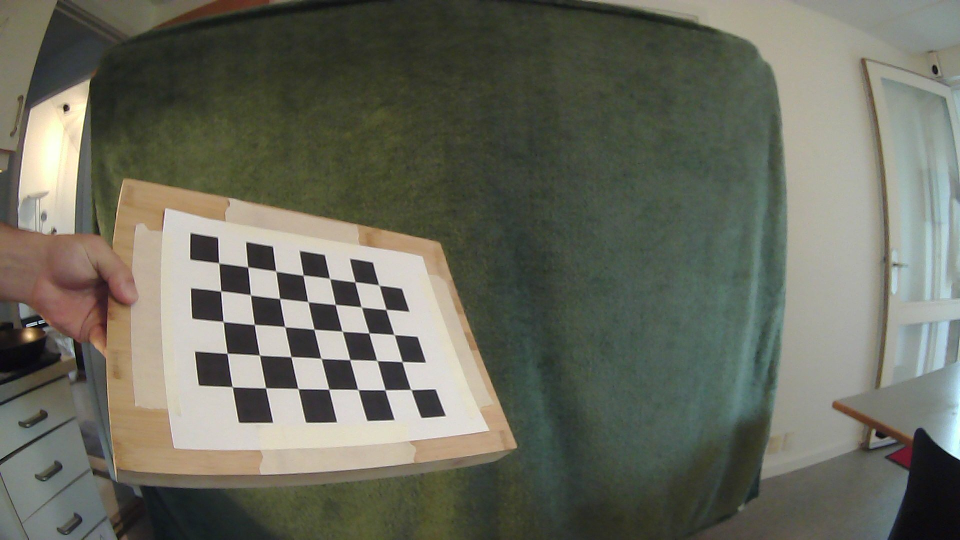
#> input picture Software/vision/calibration_images/Photo from 2024-11-24 13-38-13.364099.jpeg, 1920 x 1080 px, given in place of the camera (shown at 1/2 size)
$ python detection1.py   (older library calls are emulated)
#> lines starting #> are read from the running program, lines starting #| are printed output that depends on the picture; after the words box and inside, x2 and y2 are one past the last pixel; in counts of white or black regions, pixels touching at a corner belong together
#> further down, frame is the input picture: shape (1080, 1920, 3); mean B, G, R 93.7, 106.3, 104.9
import cv2
import numpy as np
from itertools import combinations

# Camera matrix and distortion coefficients (example values for fisheye lens)
# Replace these with the actual calibration data for your camera
camera_matrix = np.array([[1000, 0, 320],
                          [0, 800, 240],
                          [0, 0, 1]], dtype=np.float32)
dist_coeffs = np.array([-0.03, 0.04, 0, 0], dtype=np.float32)  # Replace with your distortion coefficients

def undistort_fisheye_image(img, camera_matrix, dist_coeffs):
    """
    Undistorts a fisheye image given a camera matrix and distortion coefficients.
    """
    h, w = img.shape[:2]
    # Compute undistortion and rectification transformation map
    map1, map2 = cv2.fisheye.initUndistortRectifyMap(
        camera_matrix, dist_coeffs, np.eye(3), camera_matrix, (w, h), cv2.CV_16SC2
    )
    # Apply the map to undistort the image
    undistorted_img = cv2.remap(img, map1, map2, interpolation=cv2.INTER_LINEAR, borderMode=cv2.BORDER_CONSTANT)
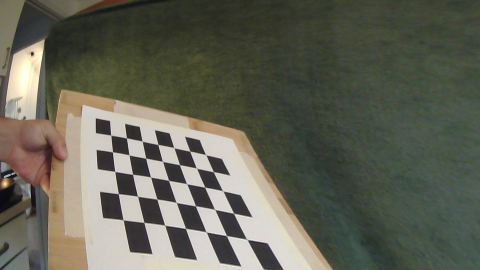
#> undistorted_img: shape (1080, 1920, 3) (shown at 1/4 size); mean B, G, R 85.6, 98.8, 98.2
    return undistorted_img

def detect_lines_and_corners(frame):
    """
    Detect lines using Hough Transform and find corners of the cuboid.
    """
    # Convert to grayscale
    gray = cv2.cvtColor(frame, cv2.COLOR_BGR2GRAY)
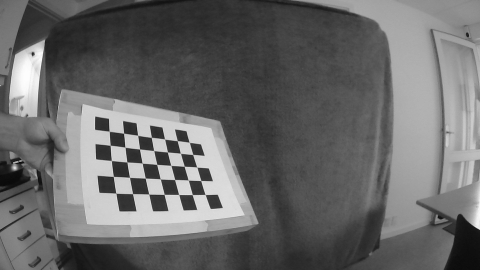
#> gray: shape (1080, 1920) (shown at 1/4 size); min 0, max 255, mean 104.4

    # Apply Gaussian Blur to reduce noise
    blurred = cv2.GaussianBlur(gray, (5, 5), 0)

    # Edge detection using Canny
    edges = cv2.Canny(blurred, 50, 150, apertureSize=3)
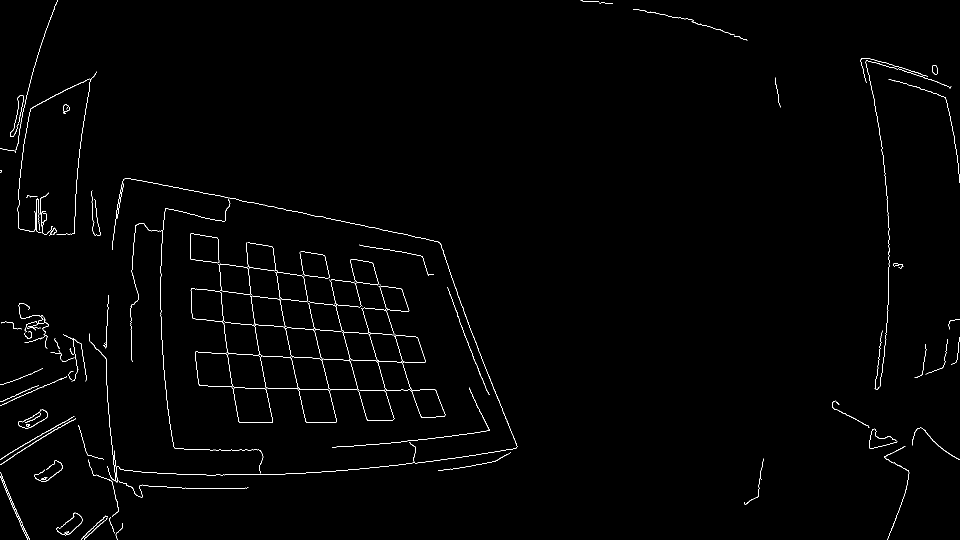
#> edges: shape (1080, 1920) (shown at 1/2 size); 0.92% white in thin lines or dots

    # Detect lines using Hough Transform
    lines = cv2.HoughLines(edges, 1, np.pi / 180, 150)  # Adjust threshold if needed
#> lines = 13 rows, first 8: [290, 1.78], [767, 1.59], [460, 1.71], [-526, 2.86], [682, 1.62], [301, 1.76], [613, 1.64], [601, 1.66]
    if lines is None:
        return frame, []

    # Convert lines from polar to Cartesian coordinates
    cartesian_lines = []
    for rho, theta in lines[:, 0]:
        a, b = np.cos(theta), np.sin(theta)
        x0, y0 = a * rho, b * rho
        x1 = int(x0 + 1000 * (-b))
        y1 = int(y0 + 1000 * a)
        x2 = int(x0 - 1000 * (-b))
        y2 = int(y0 - 1000 * a)
        cartesian_lines.append(((x1, y1), (x2, y2)))
        cv2.line(frame, (x1, y1), (x2, y2), (0, 255, 0), 1)  # Draw lines in green
#> this loop made 13 passes
#> (rho, theta, a, b, x0, y0, x1, y1) on passes 1 to 8: (290, 1.78, -0.208, 0.978, -60.29, 283.7, -1038, 75), (767, 1.59, -0.0175, 1, -13.39, 766.9, -1013, 749), (460, 1.71, -0.139, 0.99, -64.02, 455.5, -1054, 316), (-526, 2.86, -0.961, 0.276, 505.6, -145, 229, -1106), (682, 1.62, -0.0523, 0.999, -35.69, 681.1, -1034, 628), (301, 1.76, -0.191, 0.982, -57.43, 295.5, -1039, 104), (613, 1.64, -0.0698, 0.998, -42.76, 611.5, -1040, 541), (601, 1.66, -0.0872, 0.996, -52.38, 598.7, -1048, 511)
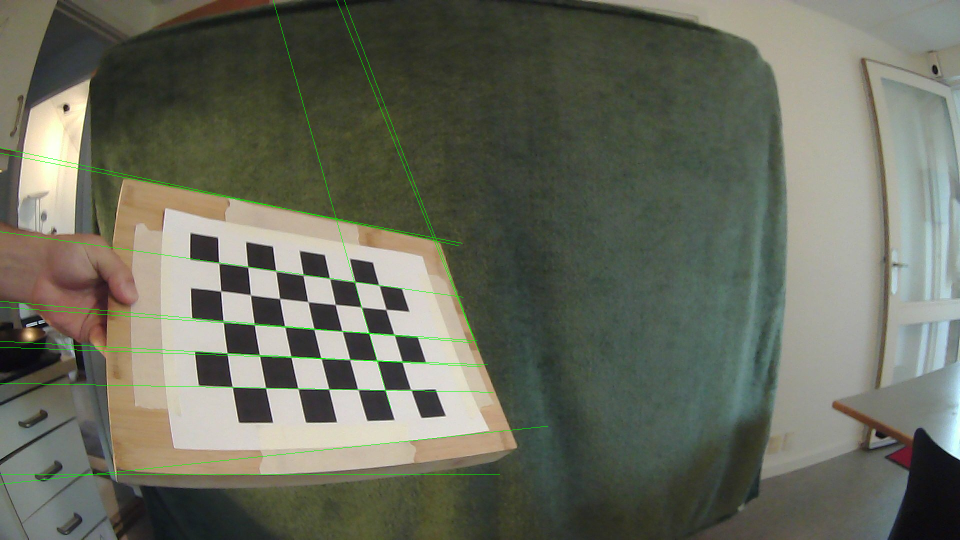
#> frame: shape (1080, 1920, 3) (shown at 1/2 size); 0.56% of pixels changed, all inside (x1, y1, x2, y2) = (0, 0, 1096, 969)
#> after the loop, cartesian_lines = 13 items

    # Find intersections between lines
    def line_intersection(line1, line2):
        """
        Find the intersection point of two lines.
        Each line is represented as ((x1, y1), (x2, y2)).
        """
        x1, y1, x2, y2 = *line1[0], *line1[1]
        x3, y3, x4, y4 = *line2[0], *line2[1]

        denom = (x1 - x2) * (y3 - y4) - (y1 - y2) * (x3 - x4)
        if denom == 0:
            return None  # Parallel lines

        px = ((x1 * y2 - y1 * x2) * (x3 - x4) - (x1 - x2) * (x3 * y4 - y3 * x4)) / denom
        py = ((x1 * y2 - y1 * x2) * (y3 - y4) - (y1 - y2) * (x3 * y4 - y3 * x4)) / denom
        return int(px), int(py)

    intersections = []
    for line1, line2 in combinations(cartesian_lines, 2):
        intersect = line_intersection(line1, line2)
        if intersect and 0 <= intersect[0] < frame.shape[1] and 0 <= intersect[1] < frame.shape[0]:
            intersections.append(intersect)
#> this loop made 78 passes
#> (x1 in line_intersection, y1 in line_intersection, x2 in line_intersection, y2 in line_intersection, x3 in line_intersection, y3 in line_intersection, x4 in line_intersection, y4 in line_intersection) on passes 1 to 8: (-1038, 75, 917, 491, -1013, 749, 986, 784), (-1038, 75, 917, 491, -1054, 316, 926, 594), (-1038, 75, 917, 491, 229, -1106, 781, 816), (-1038, 75, 917, 491, -1034, 628, 962, 733), (-1038, 75, 917, 491, -1039, 104, 924, 486), (-1038, 75, 917, 491, -1040, 541, 954, 681), (-1038, 75, 917, 491, -1048, 511, 943, 685), (-1038, 75, 917, 491, -1023, 659, 975, 729)

    # Draw corners on the frame
    for corner in intersections:
        cv2.circle(frame, corner, 5, (0, 0, 255), -1)  # Draw corners in red
#> this loop made 39 passes
#> corner on passes 1 to 8: (672, 439), (567, 416), (872, 481), (868, 480), (770, 780), (989, 784), (1633, 795), (990, 784)
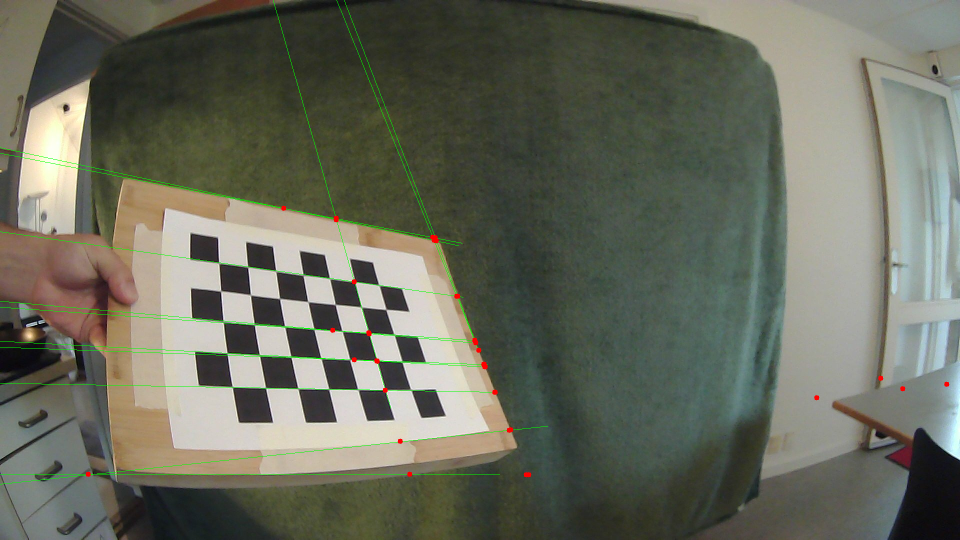
#> frame: shape (1080, 1920, 3) (shown at 1/2 size); 0.11% of pixels changed, all inside (x1, y1, x2, y2) = (171, 411, 1899, 955)

    return frame, intersections

# Open webcam for live video capture
cap = cv2.VideoCapture(4)  # Use the correct camera index

if not cap.isOpened():
    print("Error: Could not open webcam.")
    exit()

while True:
    # Capture frame-by-frame
    ret, frame = cap.read()
    if not ret:
        print("Error: Failed to capture frame.")
        break

    # Undistort the fisheye frame
    undistorted_frame = undistort_fisheye_image(frame, camera_matrix, dist_coeffs)

    # Detect lines and corners
    processed_frame, corners = detect_lines_and_corners(frame)

    # Display the processed frame
    cv2.imshow('Cuboid Detection with Corners', processed_frame)

    # Break the loop if 'q' is pressed
    if cv2.waitKey(1) & 0xFF == ord('q'):
#> (key q is pressed here)
        break

# Release the capture and close windows
cap.release()
cv2.destroyAllWindows()

$ run again, on Software/vision/calibration_images/Photo from 2024-11-24 13-38-18.466915.jpeg
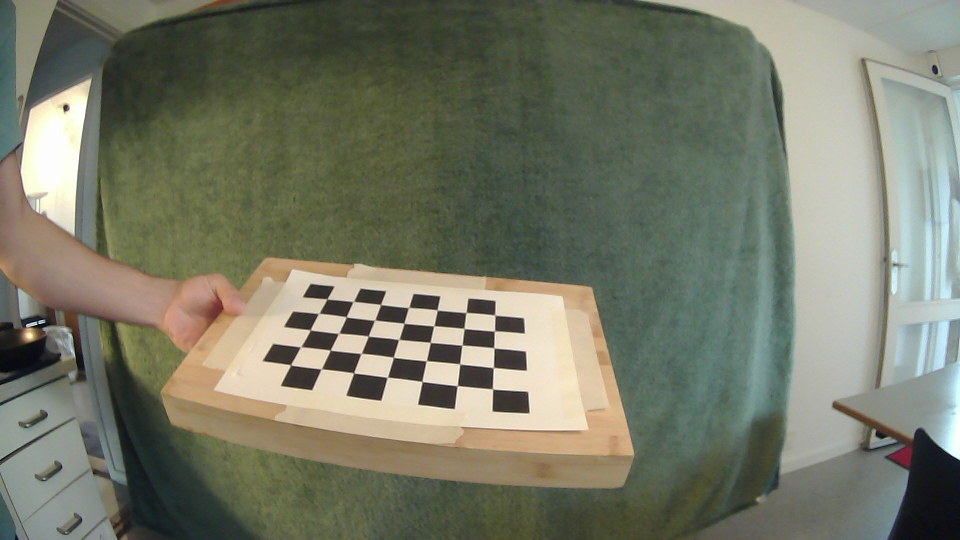
#> input picture Software/vision/calibration_images/Photo from 2024-11-24 13-38-18.466915.jpeg, 1920 x 1080 px, given in place of the camera (shown at 1/2 size)
#> frame is the input picture: shape (1080, 1920, 3); mean B, G, R 103.4, 121.1, 118
#> in detect_lines_and_corners, `edges = cv2.Canny(blurred, 50, 150, apertureSize=3)`:
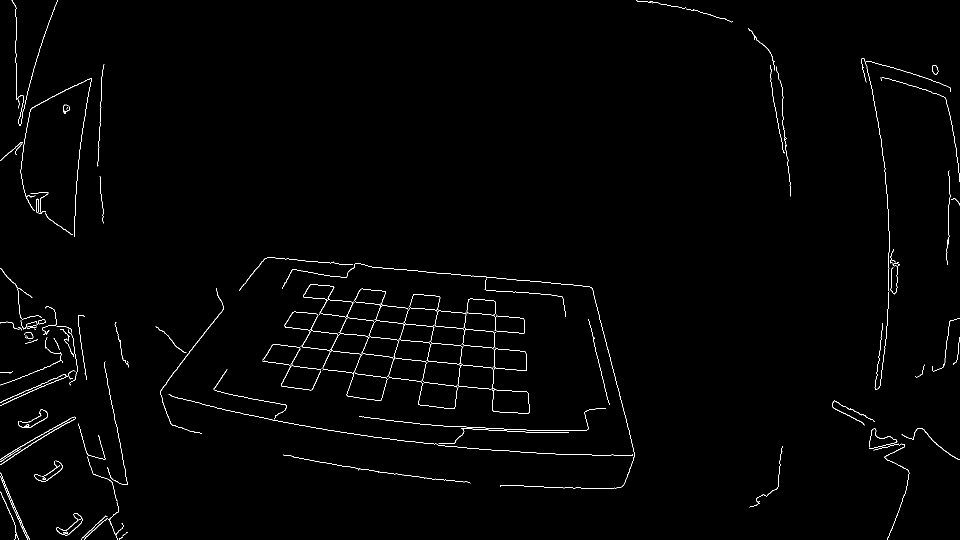
#> edges: shape (1080, 1920) (shown at 1/2 size); 0.98% white in thin lines or dots
#> lines = [[467, 1.66], [628, 1.68], [655, 1.69], [807, 1.62], [803, 1.62], [32, 0], [212, 0.0524], [860, 1.57], [592, 1.68], [732, 0.663], [841, 1.59], [607, 1.66]]
#> the loop in detect_lines_and_corners, `for rho, theta in lines[:, 0]:` made 12 passes
#> (rho, theta, a, b, x0, y0, x1, y1) on passes 1 to 8: (467, 1.66, -0.0872, 0.996, -40.7, 465.2, -1036, 378), (628, 1.68, -0.105, 0.995, -65.64, 624.6, -1060, 520), (655, 1.69, -0.122, 0.993, -79.82, 650.1, -1072, 528), (807, 1.62, -0.0523, 0.999, -42.24, 805.9, -1040, 753), (803, 1.62, -0.0523, 0.999, -42.03, 801.9, -1040, 749), (32, 0, 1, 0, 32, 0, 32, 1000), (212, 0.0524, 0.999, 0.0523, 211.7, 11.1, 159, 1009), (860, 1.57, -4.37e-08, 1, -3.76e-05, 860, -1000, 859)
#> after the loop in detect_lines_and_corners, `for rho, theta in lines[:, 0]:`: cartesian_lines = 12 items
#> the loop in detect_lines_and_corners, `for line1, line2 in combinations(cartesian_lines, 2):` made 66 passes
#> (x1 in line_intersection, y1 in line_intersection, x2 in line_intersection, y2 in line_intersection, x3 in line_intersection, y3 in line_intersection, x4 in line_intersection, y4 in line_intersection) on passes 1 to 8: (-1036, 378, 955, 552, -1060, 520, 928, 729), (-1036, 378, 955, 552, -1072, 528, 912, 771), (-1036, 378, 955, 552, -1040, 753, 956, 858), (-1036, 378, 955, 552, -1040, 749, 956, 854), (-1036, 378, 955, 552, 32, 1000, 32, -1000), (-1036, 378, 955, 552, 159, 1009, 264, -987), (-1036, 378, 955, 552, -1000, 859, 999, 860), (-1036, 378, 955, 552, -1056, 484, 932, 693)
#> the loop in detect_lines_and_corners, `for corner in intersections:` made 36 passes
#> corner on passes 1 to 8: (32, 471), (186, 484), (526, 514), (32, 634), (177, 650), (402, 673), (32, 663), (176, 680)
#> after the loop in detect_lines_and_corners, `for corner in intersections:`:
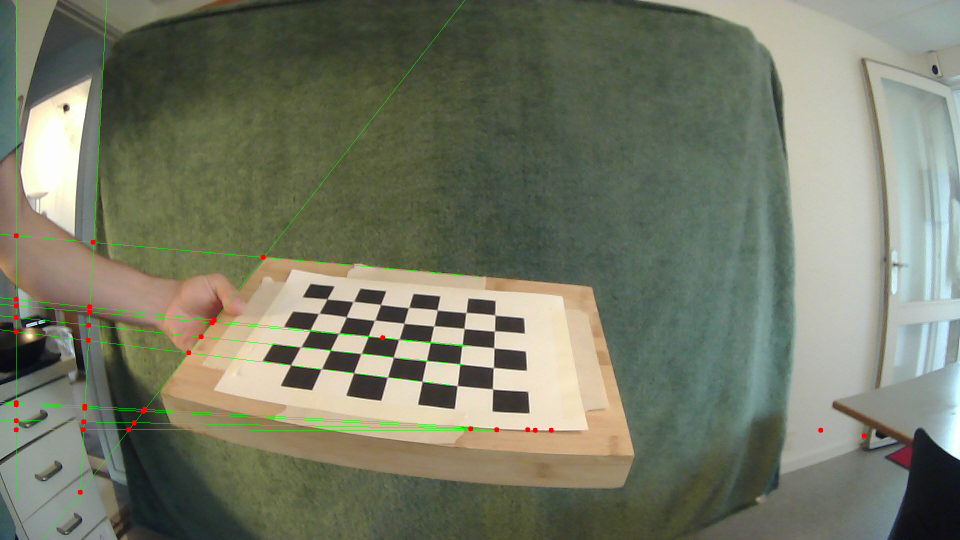
#> frame: shape (1080, 1920, 3) (shown at 1/2 size); mean B, G, R 102.7, 121.6, 117.4

$ run again, on Software/vision/calibration_images/Photo from 2024-11-24 13-38-23.587754.jpeg
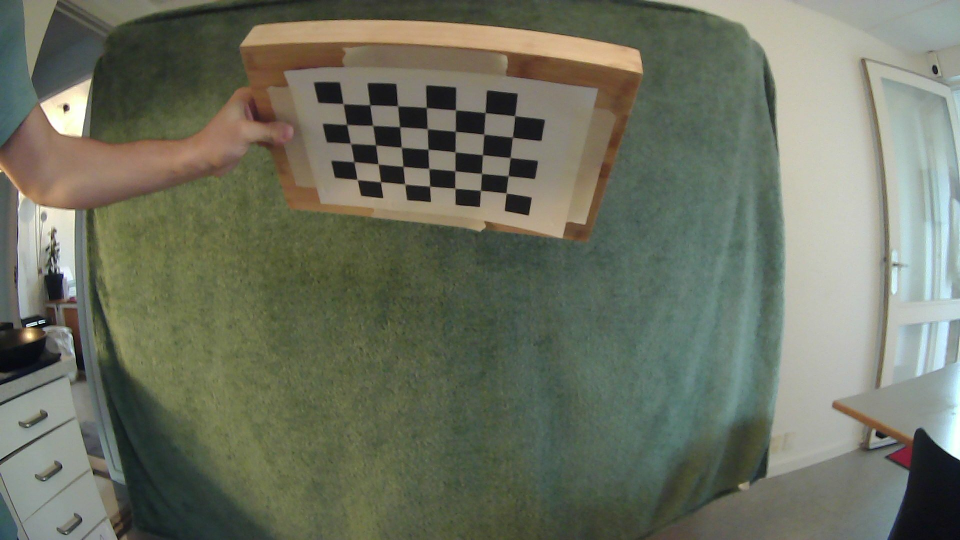
#> input picture Software/vision/calibration_images/Photo from 2024-11-24 13-38-23.587754.jpeg, 1920 x 1080 px, given in place of the camera (shown at 1/2 size)
#> frame is the input picture: shape (1080, 1920, 3); mean B, G, R 96.9, 113.1, 108.7
#> in detect_lines_and_corners, `edges = cv2.Canny(blurred, 50, 150, apertureSize=3)`:
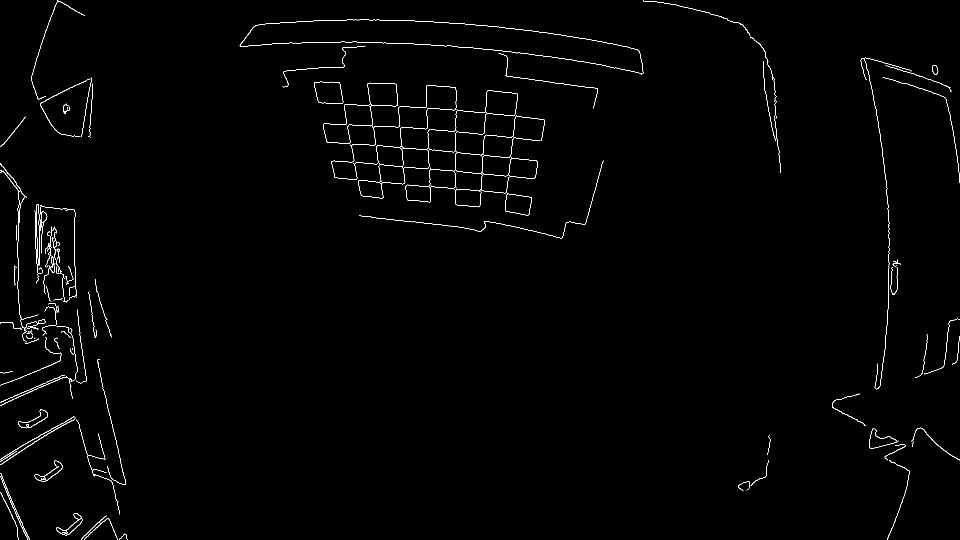
#> edges: shape (1080, 1920) (shown at 1/2 size); 0.89% white in thin lines or dots
#> lines = [[296, 1.66], [262, 1.66], [-27, 2.91], [224, 1.66], [207, 1.68], [9, 1.71], [36, 0]]
#> the loop in detect_lines_and_corners, `for rho, theta in lines[:, 0]:` made 7 passes
#> (rho, theta, a, b, x0, y0, x1, y1) on passes 1 to 7: (296, 1.66, -0.0872, 0.996, -25.8, 294.9, -1021, 207), (262, 1.66, -0.0872, 0.996, -22.83, 261, -1019, 173), (-27, 2.91, -0.974, 0.225, 26.31, -6.07, -198, -980), (224, 1.66, -0.0872, 0.996, -19.52, 223.1, -1015, 135), (207, 1.68, -0.105, 0.995, -21.64, 205.9, -1016, 101), (9, 1.71, -0.139, 0.99, -1.25, 8.91, -991, -130), (36, 0, 1, 0, 36, 0, 36, 1000)
#> after the loop in detect_lines_and_corners, `for rho, theta in lines[:, 0]:`: cartesian_lines = [((-1021, 207), (970, 382)), ((-1019, 173), (973, 348)), ((-198, -980), (251, 968)), ((-1015, 135), (976, 310)), ((-1016, 101), (972, 310)), ((-991, -130), (989, 148)), ((36, 1000), (36, -1000))]
#> the loop in detect_lines_and_corners, `for line1, line2 in combinations(cartesian_lines, 2):` made 21 passes
#> (x1 in line_intersection, y1 in line_intersection, x2 in line_intersection, y2 in line_intersection, x3 in line_intersection, y3 in line_intersection, x4 in line_intersection, y4 in line_intersection) on passes 1, 2, 4, 5, 6, 7, 8, 9: (-1021, 207, 970, 382, -1019, 173, 973, 348), (-1021, 207, 970, 382, -198, -980, 251, 968), (-1021, 207, 970, 382, -1016, 101, 972, 310), (-1021, 207, 970, 382, -991, -130, 989, 148), (-1021, 207, 970, 382, 36, 1000, 36, -1000), (-1019, 173, 973, 348, -198, -980, 251, 968), (-1019, 173, 973, 348, -1015, 135, 976, 310), (-1019, 173, 973, 348, -1016, 101, 972, 310)
#> after the loop in detect_lines_and_corners, `for line1, line2 in combinations(cartesian_lines, 2):`: intersections = [(98, 305), (36, 299), (90, 270), (36, 265), (81, 231), (77, 215), (30, 13), (36, 35), (951, 307), (36, 227), (36, 211), (36, 14)]
#> the loop in detect_lines_and_corners, `for corner in intersections:` made 12 passes
#> after the loop in detect_lines_and_corners, `for corner in intersections:`:
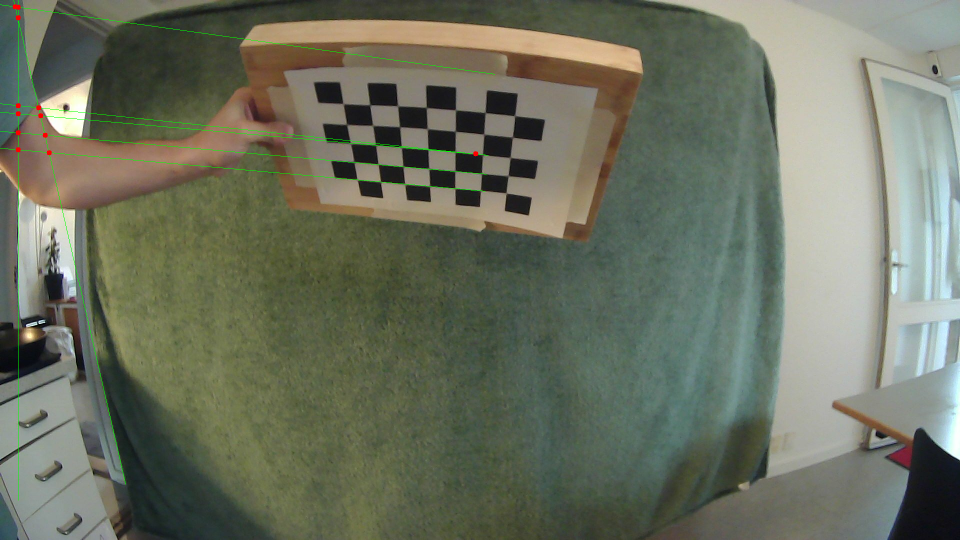
#> frame: shape (1080, 1920, 3) (shown at 1/2 size); mean B, G, R 96.6, 113.6, 108.4
#> corners has the same summary as intersections in detect_lines_and_corners
